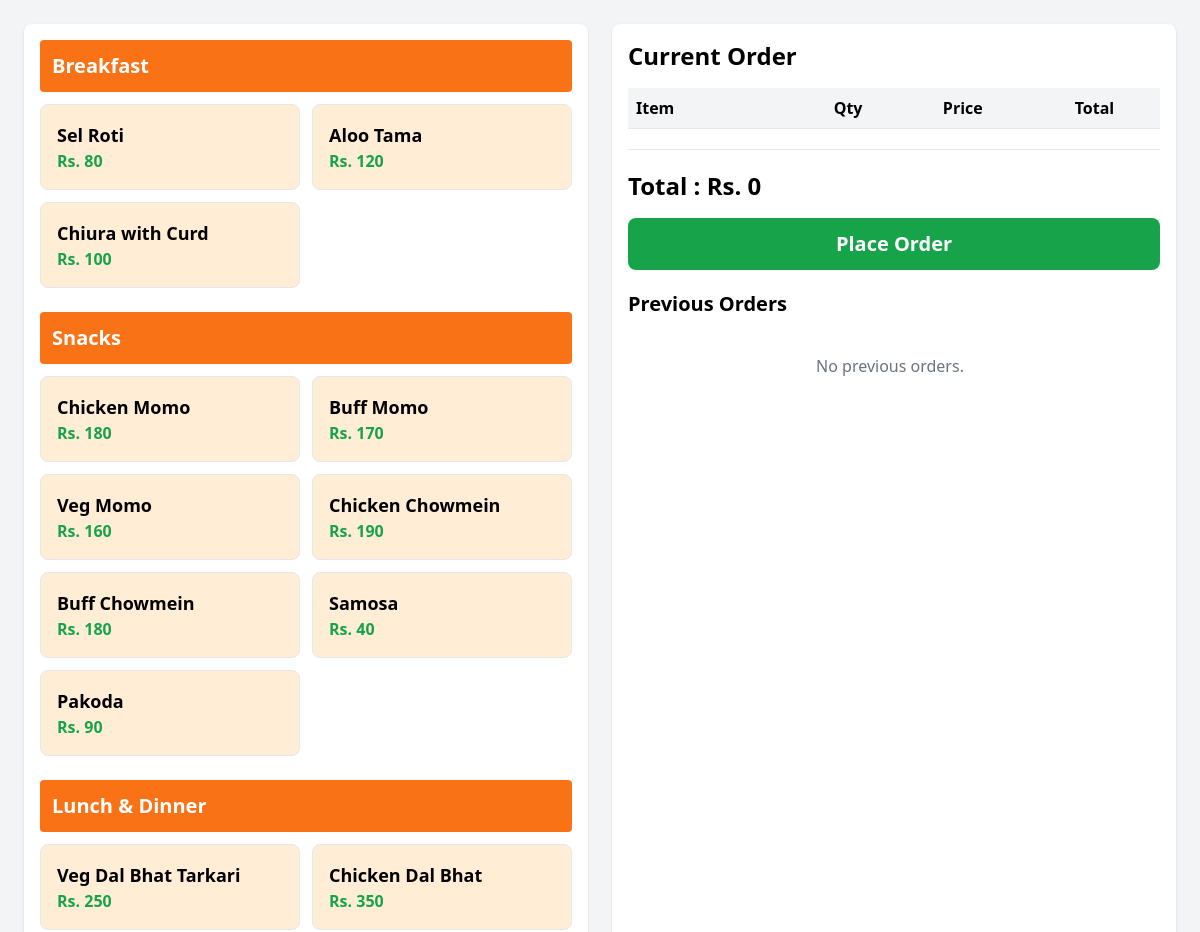
The page /orders/menu/2/ (signed in, upper part) on the database as committed earlier.
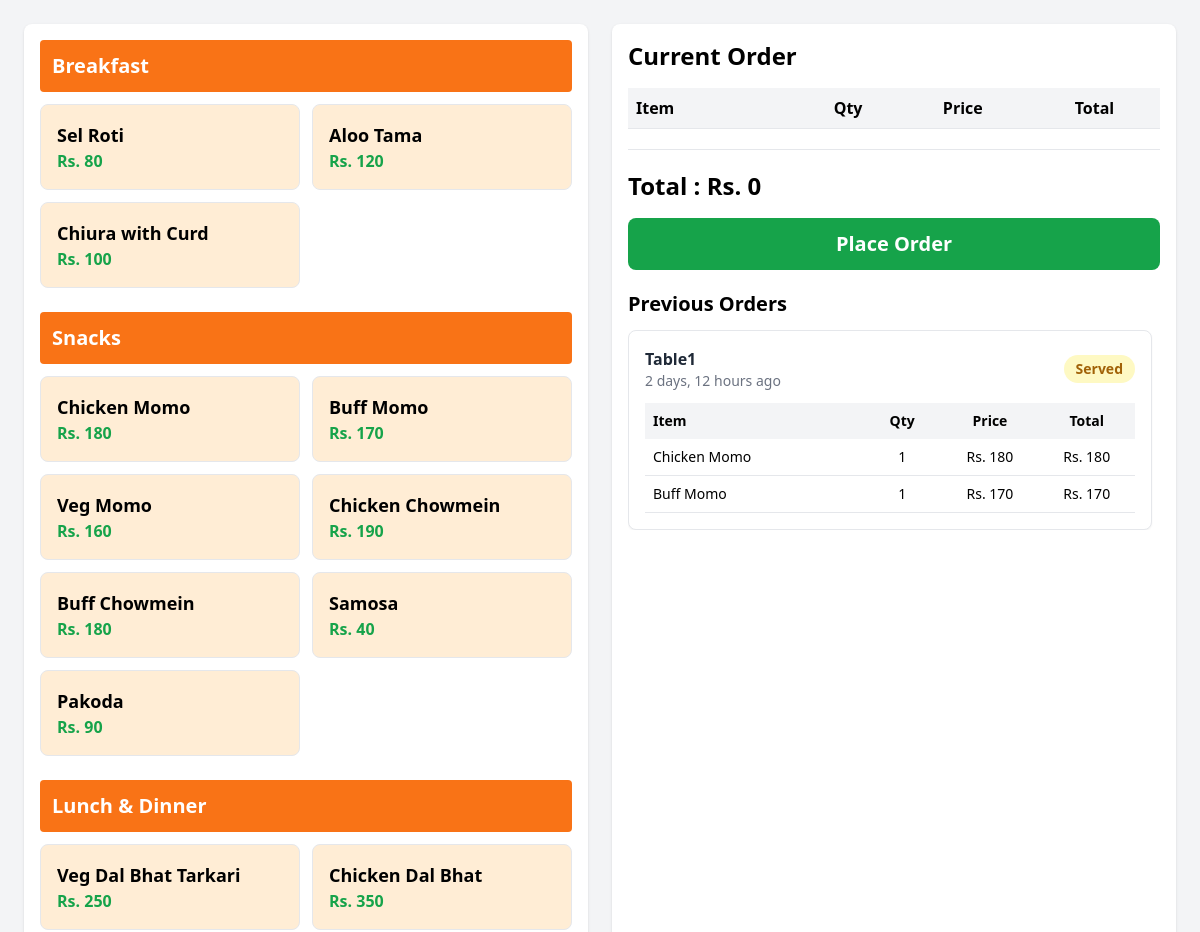
The same page on the database as committed later.
### orders/models.py (models this page shows, shortened)
class Category(models.Model):
    name = models.CharField(max_length=150)
    def __str__(self):
        return self.name

class MenuItem(models.Model):
    class PRIORITY_CHOICES(models.TextChoices):
        HIGH = "3", "High"
        MEDIUM = "2", "Medium"
        LOW = "1", "Low"
    category = models.ForeignKey(
        Category,
        on_delete=models.CASCADE,
        related_name="items"
    )
    name = models.CharField(max_length=200)
    price = models.PositiveIntegerField()
    description = models.TextField(
        null=True,
        blank=True
    )
    default_priority = models.CharField(
        max_length=2,
        choices=PRIORITY_CHOICES,
        default=PRIORITY_CHOICES.MEDIUM
    )
    est_time = models.PositiveIntegerField(
    help_text="Estimated preparation time in minutes",
    null=True,
    blank=True
)
    station = models.ForeignKey(
    "KitchenStation",
    on_delete=models.SET_NULL,
    null=True,
    blank=True,
    related_name="menu_items"
)

class Order(models.Model):
    class ORDER_STATUS(models.TextChoices):
        PENDING = "p", "Pending"
        PARTIALLY_SERVED = "ps", "Partially Served"
        SERVED = "s", "Served"
        BILLED = "b", "Billed"
    id = models.UUIDField(
        primary_key=True,
        default=uuid.uuid4,
        editable=False
    )
    table = models.ForeignKey(
        Table,
        on_delete=models.PROTECT,
        related_name="orders"
    )
    status = models.CharField(
        max_length=2,
        choices=ORDER_STATUS,
        default=ORDER_STATUS.PENDING
    )
    created_at = models.DateTimeField(
        auto_now_add=True
    )

class Table(models.Model):
    name = models.CharField(max_length=20)
    is_reserved = models.BooleanField(default=False)

class OrderItem(models.Model):
    class ITEM_STATUS(models.TextChoices):
        PREPARING = "p", "Preparing"
        READY = "r", "Ready"
        SERVED = "s", "Served"
    order = models.ForeignKey(
        Order,
        on_delete=models.PROTECT,
        related_name="order_items",
        null=True,
        blank=True,
    )
    menu_item = models.ForeignKey(
        MenuItem,
        on_delete=models.PROTECT,
        related_name="order_items"
    )
    price = models.PositiveIntegerField()
    quantity = models.PositiveIntegerField(
        default=1
    )
    status = models.CharField(
        max_length=2,
        choices=ITEM_STATUS,
        default=ITEM_STATUS.PREPARING
    )
    priority = models.CharField(
        max_length=2,
        choices=MenuItem.PRIORITY_CHOICES,
        default=MenuItem.PRIORITY_CHOICES.MEDIUM
    )

### orders/views.py (the view, shortened to what this page needs)
# urls.py: path("menu/<int:table_id>/", views.menu_views, name="menu_view_url"),
@role_required([User.Role.WAITER])
def menu_views(request, table_id):
    categories = Category.objects.all()
    orders = Order.objects.filter(table_id=table_id
                                  ).exclude(status=Order.ORDER_STATUS.BILLED
                                            ).order_by("-created_at")
    return render(
        request,
        "orders/menu.html",
        {
            "categories": categories,
            "table_id": table_id,
            "orders":orders
        }
    )

### orders/templates/orders/menu.html (shortened to what this page needs)
{% load humanize%}
<!doctype html>
<html lang="en">
  <head>
    <script src="https://cdn.tailwindcss.com"></script>
  </head>
  <body class="bg-gray-100">
    <div class="grid grid-cols-2 gap-6 p-6 h-screen">
      <div
        id="menu-items"
        class="bg-white rounded-lg shadow p-4 overflow-y-auto"
      >
        {% for category in categories %}
        <h2 class="text-xl font-bold bg-orange-500 text-white p-3 rounded mb-3">
          {{ category }}
        </h2>
        <div class="grid grid-cols-2 gap-3 mb-6">
          {% for item in category.items.all %}
          <button
            type="button"
            class="bg-orange-100 hover:bg-orange-200 border rounded-lg p-4 text-left"
            data-item-id="{{ item.id }}"
            data-item-name="{{ item.name }}"
            data-item-price="{{ item.price }}"
          >
            <p class="font-bold text-lg">{{ item.name }}</p>
            <p class="text-green-600 font-semibold">Rs. {{ item.price }}</p>
          </button>
          {% endfor %}
        </div>
        {% endfor %}
      </div>
      <div class="bg-white rounded-lg shadow p-4 flex flex-col">
        <h2 class="text-2xl font-bold mb-4">Current Order</h2>
        <form method="POST" action="">
          <div class="flex-1 overflow-y-auto">
            <table class="w-full">
              <thead class="border-b bg-gray-100">
                <tr>
                  <th class="text-left p-2">Item</th>
                  <th class="text-center">Qty</th>
                  <th class="text-center">Price</th>
                  <th class="text-center">Total</th>
                </tr>
              </thead>
            </table>
          </div>
          <div class="border-t mt-5 pt-5">
            <div class="text-2xl font-bold mb-4">
              Total :
              <span id="total-price"> Rs. 0 </span>
            </div>
            <button
              type="submit"
              class="w-full bg-green-600 hover:bg-green-700 text-white py-3 rounded-lg text-xl font-bold"
            >
              Place Order
            </button>
          </div>
        </form>
<h2 class="text-xl font-bold mt-5 mb-3">Previous Orders</h2>
<div class="max-h-80 overflow-y-auto pr-2 space-y-4">
    {% for order in orders %}
    <div class="border rounded-lg shadow-sm bg-white p-4">
        <div class="flex justify-between items-center mb-3">
            <div>
                <p class="font-semibold text-gray-800">
        {{ order.table.name }}
    </p>
                <p class="text-sm text-gray-500">
                    {{ order.created_at|timesince }} ago
                </p>
            </div>
            <span class="px-3 py-1 rounded-full bg-yellow-100 text-yellow-700 text-sm font-semibold">
                {{ order.get_status_display }}
            </span>
        </div>
        <table class="w-full text-sm">
            <thead class="bg-gray-100 sticky top-0">
                <tr>
                    <th class="text-left p-2">Item</th>
                    <th class="text-center p-2">Qty</th>
                    <th class="text-center p-2">Price</th>
                    <th class="text-center p-2">Total</th>
                </tr>
            </thead>
            <tbody>
                {% for item in order.order_items.all %}
                <tr class="border-b">
                    <td class="p-2">{{ item.menu_item.name }}</td>
                    <td class="text-center">{{ item.quantity }}</td>
                    <td class="text-center">Rs. {{ item.price }}</td>
                    <td class="text-center">
                        Rs. {% widthratio item.price 1 item.quantity %}
                    </td>
                </tr>
                {% endfor %}
            </tbody>
        </table>
    </div>
    {% empty %}
    <div class="text-center text-gray-500 py-6">
        No previous orders.
    </div>
    {% endfor %}
</div>
    </div>
  </body>
</html>

Rows that differ between the two databases and show on the page:
added Order: table.name "Table1", created_at "2 days, 12 hours", status "Served"
now on this page (row edited): OrderItem: menu_item.name "Chicken Momo", quantity "1", price "180", price+quantity "180"
now on this page (row edited): OrderItem: menu_item.name "Buff Momo", quantity "1", price "170", price+quantity "170"
Other text that changed with them:
text no longer shown: "No previous orders."
